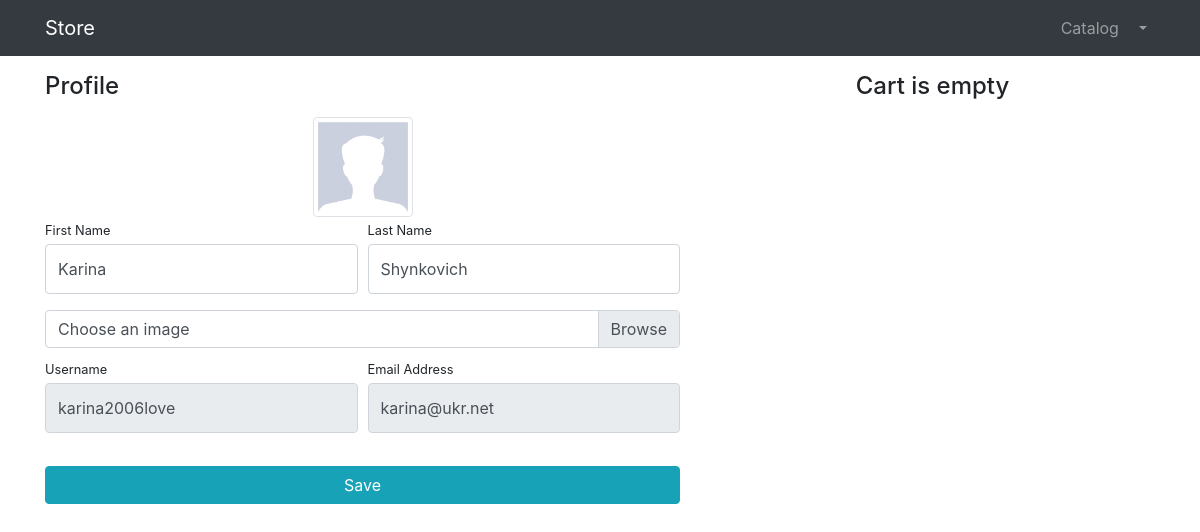
Page /users/profile/ (signed in) on the committed database.
### users/models.py (models this page shows)
class User(AbstractUser):
    image = models.ImageField(upload_to='users_images', null=True, blank=True)

### users/views.py (the view)
# urls.py: path('profile/', profile, name='profile'),
@login_required
def profile(request):
    if request.method == "POST":
        form =UserProfileForm(instance=request.user, data=request.POST, files=request.FILES)
        if form.is_valid():
            form.save()
            return HttpResponseRedirect(reverse('users:profile'))
        else:
            print(form.errors)
    else:
        form = UserProfileForm(instance=request.user)
    context = {'title': "Store - Profile",
               'form': form,
               'baskets': Basket.objects.filter(user=request.user),
               }
    return render(request, 'users/profile.html', context)

### users/forms.py
class UserProfileForm(UserChangeForm):
    first_name = forms.CharField(widget=forms.TextInput(attrs={'class': 'form-control py-4' }))
    last_name = forms.CharField(widget=forms.TextInput(attrs={'class': 'form-control py-4'}))
    image = forms.CharField(widget=forms.FileInput(attrs={'class': 'custom-file-input'}), required=False)
    username = forms.CharField(widget=forms.TextInput(attrs={'class': 'form-control py-4', 'readonly': True}))
    email = forms.CharField(widget=forms.TextInput(attrs={'class': 'form-control py-4', 'readonly': True}))
    class Meta:
        model = User
        fields = ('first_name', 'last_name', 'image', 'username', 'email')

### users/templates/users/profile.html (shortened to what this page needs)
{% extends 'products/base.html' %}
{% load static %}
{% block css %}
    <link href="{% static 'vendor/css/profile.css' %}" rel="stylesheet">
{% endblock %}
{% block content %}
    <div class="container">
        <div class="row">
            <div class="col-lg-7">
                <h4 class="mt-3 mb-3">Profile</h4>
                <div class="col-lg-12 text-center">
                    <img width="100" height="100"
                         src="{% if user.image %} {{ user.image.url }}{% else %} {% static 'vendor/img/users/default_avatar.jpg' %} {% endif %}"
                         class="img-thumbnail">
                </div>
                <form action="{% url 'users:profile' %}" method="post" enctype="multipart/form-data">
                    <div class="form-row">
                        <div class="col-lg-6">
                            <div class="form-group">
                                <label class="small mb-1" for="{{ form.first_name.id_for_label }}">First Name</label>
                                {{ form.first_name }}
                            </div>
                        </div>
                        <div class="col-lg-6">
                            <div class="form-group">
                                <label class="small mb-1" for="{{ form.last_name.id_for_label }}">Last Name</label>
                                {{ form.last_name }}
                            </div>
                        </div>
                    </div>
                    <div class="form-row mb-2">
                        <div class="col-lg-12">
                            <div class="custom-file">
                                <label class="custom-file-label" for="{{ form.image.id_for_label }}">Choose an image</label>
                            </div>
                        </div>
                    </div>
                    <div class="form-row">
                        <div class="col-lg-6">
                            <label class="small mb-1" for="{{ form.username.id_for_label }}">Username</label>
                            {{ form.username }}
                        </div>
                        <div class="col-lg-6">
                            <label class="small mb-1" for="{{ form.email.id_for_label }}">Email Address</label>
                            {{ form.email }}
                        </div>
                    </div>
                    <div class="form-row">
                        <div class="col-lg-12" style="margin-top: 33px;">
                            <input class="btn btn-info btn-block" type="submit" value="Save">
                        </div>
                    </div>
                </form>
            </div>
            <div class="col-lg-5">
                {% include 'products/baskets.html' %}
            </div>
        </div>
    </div>
{% endblock %}

### rows in the picture
User: first_name "Karina", last_name "Shynkovich", username "karina2006love", email "karina@ukr.net"
